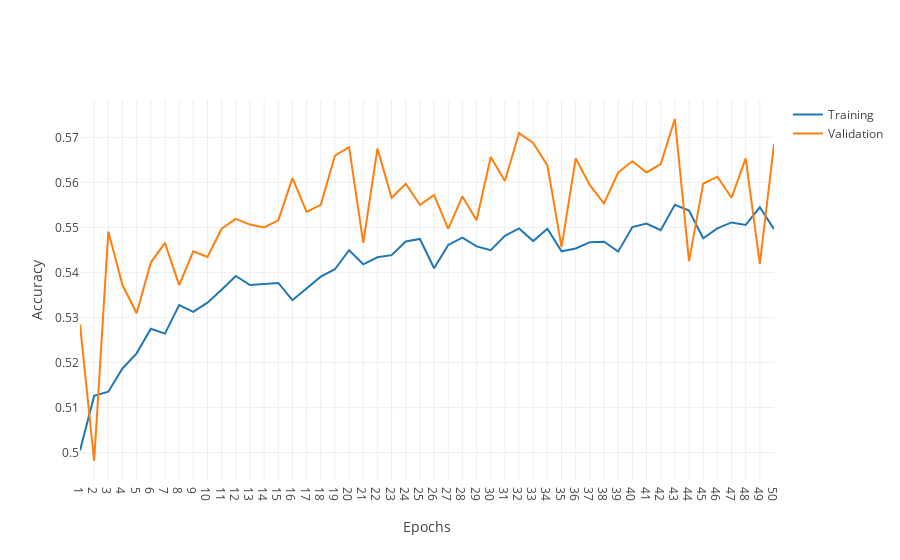

Notebook source saved alongside this figure:
### Code cell
import plotly.graph_objects as go

epochs = list(range(1,len(fit_log_1_3.history['binary_accuracy'])+1))
training_accuracy = fit_log_1_3.history['binary_accuracy']
validation_accuracy = fit_log_1_3.history['val_binary_accuracy']

fig = go.Figure()
fig.add_trace(go.Scatter(
    x=epochs,
    y=training_accuracy,
    mode='lines',
    name='Training'))
fig.add_trace(go.Scatter(
    x=epochs,
    y=validation_accuracy,
    mode='lines',
    name='Validation'))
fig.update_layout(
    template='none',
    xaxis_title='Epochs',
    yaxis_title="Accuracy")
fig.update_xaxes(tick0=0, dtick=1)
# fig.update_yaxes(range=[0.5,1])
fig.show()
fig.write_image(f'../images/model_1_3_accuracy.png', scale=5)
pd.DataFrame({'epoch': epochs, 'training_accuracy':training_accuracy, 'validation_accuracy':validation_accuracy}).to_csv('../images/model_1_3_accuracy.csv', index=False)

### Figure 1 — Plotly figure (JSON) as saved in the notebook; plotly's stock layout.template omitted (floating-point values rounded to 4 significant figures)
{"data": [{"mode": "lines", "name": "Training", "type": "scatter", "x": [1, 2, 3, 4, 5, 6, 7, 8, 9, 10, 11, 12, 13, 14, 15, 16, 17, 18, 19, 20, 21, 22, 23, 24, 25, 26, 27, 28, 29, 30, 31, 32, 33, 34, 35, 36, 37, 38, 39, 40, 41, 42, 43, 44, 45, 46, 47, 48, 49, 50], "y": [0.5005, 0.5126, 0.5135, 0.5187, 0.522, 0.5275, 0.5264, 0.5327, 0.5312, 0.5333, 0.5362, 0.5392, 0.5372, 0.5374, 0.5377, 0.5338, 0.5364, 0.5391, 0.5407, 0.5449, 0.5418, 0.5434, 0.5438, 0.5469, 0.5474, 0.5409, 0.5461, 0.5477, 0.5458, 0.5449, 0.5481, 0.5498, 0.547, 0.5497, 0.5447, 0.5453, 0.5467, 0.5468, 0.5446, 0.5501, 0.5509, 0.5494, 0.555, 0.5537, 0.5476, 0.5498, 0.5511, 0.5505, 0.5545, 0.5496]}, {"mode": "lines", "name": "Validation", "type": "scatter", "x": [1, 2, 3, 4, 5, 6, 7, 8, 9, 10, 11, 12, 13, 14, 15, 16, 17, 18, 19, 20, 21, 22, 23, 24, 25, 26, 27, 28, 29, 30, 31, 32, 33, 34, 35, 36, 37, 38, 39, 40, 41, 42, 43, 44, 45, 46, 47, 48, 49, 50], "y": [0.5284, 0.4981, 0.5491, 0.5372, 0.5309, 0.5422, 0.5466, 0.5372, 0.5447, 0.5434, 0.5497, 0.5519, 0.5506, 0.55, 0.5516, 0.5609, 0.5534, 0.555, 0.5659, 0.5678, 0.5466, 0.5675, 0.5566, 0.5597, 0.555, 0.5572, 0.5497, 0.5569, 0.5516, 0.5656, 0.5603, 0.5709, 0.5688, 0.5638, 0.5456, 0.5653, 0.5594, 0.5553, 0.5622, 0.5647, 0.5622, 0.5641, 0.5741, 0.5425, 0.5597, 0.5612, 0.5566, 0.5653, 0.5419, 0.5684]}], "layout": {"xaxis": {"dtick": 1, "tick0": 0, "title": {"text": "Epochs"}}, "yaxis": {"title": {"text": "Accuracy"}}}}
